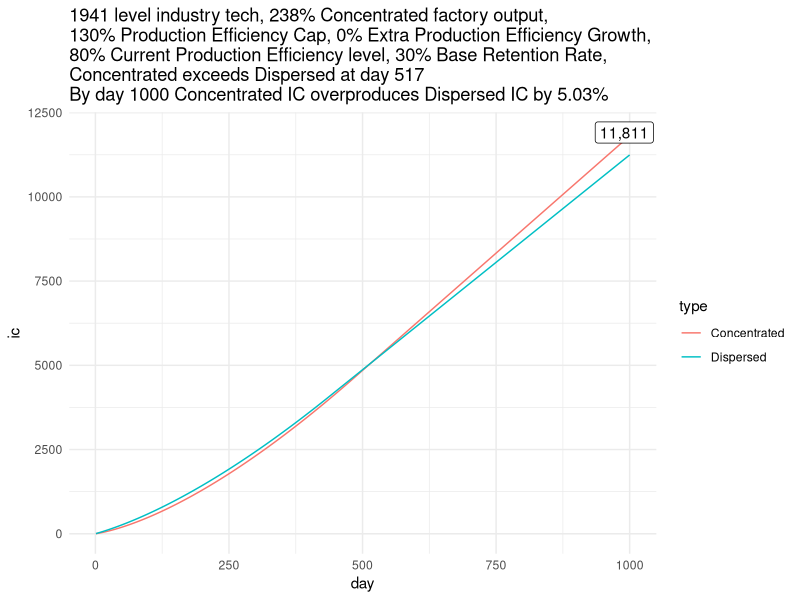

R code for this plot:
library(dplyr)
library(scales)
library(ggplot2)
## change modifiers here
prod_eff_growth = 0
prod_eff_cap_base = 0.9
factory_output = 4.5
factory_output_base = 1.78
industry_tech_level = 4
current_eff = 0.8
## if you don't want to do retention calculation then set this to 0
retention_base = 0.3
## days of calculation
days = 1000
## days to plot in case the break-even point is too small
plot_days = 1000
if(industry_tech_level == 0){
  industry_tech_year = 1934
}else if(industry_tech_level == 1){
  industry_tech_year = 1936
}else if(industry_tech_level == 2){
  industry_tech_year = 1937
}else if(industry_tech_level == 3){
  industry_tech_year = 1939
}else if(industry_tech_level == 4){
  industry_tech_year = 1941
}else if(industry_tech_level == 5){
  industry_tech_year = 1943
}
prod_eff_cap = prod_eff_cap_base+0.1*industry_tech_level
factory_output_c = factory_output_base+0.15*industry_tech_level
factory_output_d = factory_output_base+0.1*industry_tech_level
factory_retention = 0.1*industry_tech_level
if(current_eff <= 0.1){
  prod_eff_base_d = 0.1+0.05*industry_tech_level
  prod_eff_base_c = 0.1
}else{
  prod_eff_base_d = current_eff*(retention_base+(1-retention_base)*factory_retention)
  prod_eff_base_c = current_eff*retention_base
}
ic_c = vector("numeric", days)
ic_d = vector("numeric", days)
prod_eff_c = vector("numeric", days)
prod_eff_d = vector("numeric", days)
prod_eff_c[1] = prod_eff_base_c
prod_eff_d[1] = prod_eff_base_d
for(i in 1:days){
  ic_c[i] = factory_output*factory_output_c*prod_eff_c[i]
  ic_d[i] = factory_output*factory_output_d*prod_eff_d[i]
  if(i != days){
    prod_eff_c[i+1] = min(prod_eff_c[i]+0.001*(prod_eff_cap)^2/prod_eff_c[i]*(1+prod_eff_growth),prod_eff_cap)
    prod_eff_d[i+1] = min(prod_eff_d[i]+0.001*(prod_eff_cap)^2/prod_eff_d[i]*(1+prod_eff_growth),prod_eff_cap)
  }
}
ic_cum_c = ic_c
ic_cum_d = ic_d
for(i in 2:days){
  ic_cum_c[i] = ic_cum_c[i-1]+ic_c[i]
  ic_cum_d[i] = ic_cum_d[i-1]+ic_d[i]
}
intersection_label = min(which(ic_cum_c >= ic_cum_d))
plot_data = data.frame(day=rep(1:plot_days,times=2),ic=c(ic_cum_c[1:plot_days],ic_cum_d[1:plot_days]),type=rep(c('Concentrated','Dispersed'),each=plot_days))
ggplot(plot_data) + geom_line(aes(x=day,y=ic,colour=type))+
  geom_label(aes(x=day,y=ic,label = format(round(ic,2),big.mark=",",scientific=FALSE)), 
             data = . %>% filter(row_number() == plot_days),nudge_x=-10, nudge_y=100) + 
  labs(title = paste0(industry_tech_year, " level industry tech, ",
                      label_percent()(factory_output_c)," Concentrated factory output,\n",
                      label_percent()(prod_eff_cap)," Production Efficiency Cap, ",
                      label_percent()(prod_eff_growth)," Extra Production Efficiency Growth,\n",
                      label_percent()(current_eff)," Current Production Efficiency level, ",
                      label_percent()(retention_base)," Base Retention Rate,\nConcentrated exceeds Dispersed at day ", 
                      intersection_label, "\nBy day ", plot_days, " Concentrated IC overproduces Dispersed IC by ",
                      label_percent(accuracy=0.01)(ic_cum_c[plot_days]/ic_cum_d[plot_days]-1))) +
  theme_minimal()
